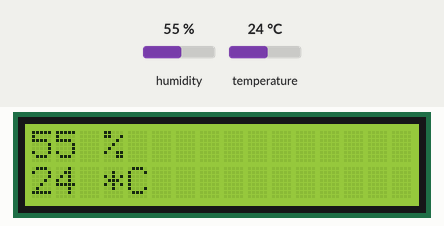
This sketch was run on a simulated Arduino Uno, built with avr-gcc and run on an emulated ATmega328P. On the bench: 16×2 character LCD. Inputs (shaded band) come from the test bench; at power-on: humidity 55 %, temperature 24 °C. What the sketch prints to the serial monitor is not drawn.

Above: at 1.2 s.
1.3 s: humidity set to 22 %
At 3.0 s:
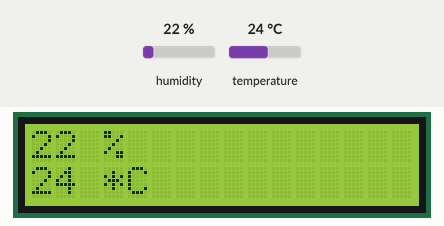
4.0 s: temperature set to 12 °C
At 4.9 s:
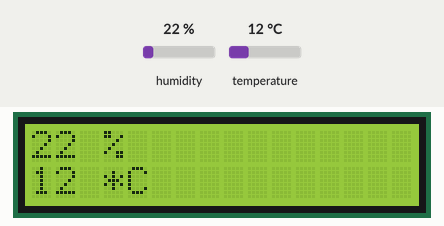
6.7 s: humidity set to 40 %
At 8.9 s:
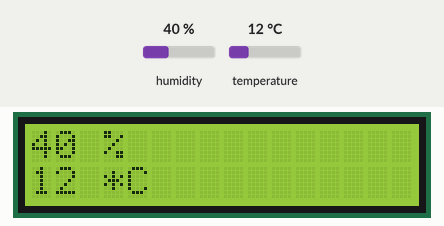
9.7 s: temperature set to 19 °C
At 10.8 s:
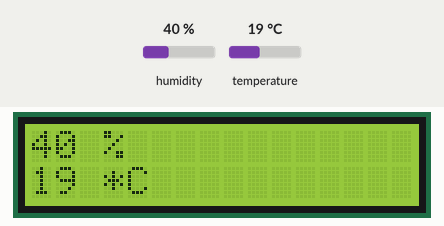
Timing chart, 0 to 12.7 s (numbered marks = the images above; inputs shaded):
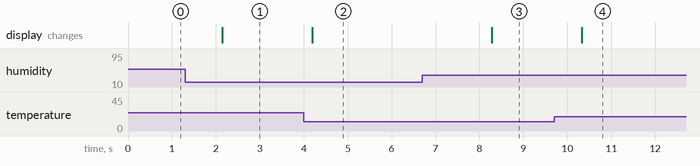

The sketch:

Temputure.ino
```cpp
// Example testing sketch for various DHT humidity/temperature sensors
// Written by ladyada, public domain
#include <Wire.h>
#include <LiquidCrystal_I2C.h>
#include "DHT.h"

#define DHTPIN  2     // what pin we're connected to

// Uncomment whatever type you're using!
//#define DHTTYPE DHT11   // DHT 11
#define DHTTYPE  DHT11   // DHT 22  (AM2302)
//#define DHTTYPE DHT22   // DHT 22  (AM2302)
//#define DHTTYPE DHT21   // DHT 21 (AM2301)

// Connect pin 1 (on the left) of the sensor to +5V
// Connect pin 2 of the sensor to whatever your DHTPIN is
// Connect pin 4 (on the right) of the sensor to GROUND
// Connect a 10K resistor from pin 2 (data) to pin 1 (power) of the sensor

DHT dht(DHTPIN, DHTTYPE);
LiquidCrystal_I2C lcd(0x27,16,2);  // set the LCD address to 0x27 for a 16 chars and 2 line display

void setup() {
  Serial.begin(9600);
  Serial.println("DHTxx test!");

  lcd.init();                     // инициализация LCD
  lcd.backlight();                // включаем подсветку
  lcd.clear();                    // очистка дисплея

  dht.begin();
}

void loop() {
//  lcd.clear();
  // Reading temperature or humidity takes about 250 milliseconds!
  // Sensor readings may also be up to 2 seconds 'old' (its a very slow sensor)
  int h = dht.readHumidity();
  int t = dht.readTemperature();

  // check if returns are valid, if they are NaN (not a number) then something went wrong!
  if (isnan(t) || isnan(h)) {
    Serial.println("Failed to read from DHT");
  } else {
    Serial.print("Humidity: ");
    Serial.print(h);
    Serial.print(" %\t");
    Serial.print("Temperature: ");
    Serial.print(t);
    Serial.println(" *C");


    lcd.setCursor(0, 0);
//    lcd.print("Humidity: ");
    lcd.print(h);
    lcd.print(" %");
//    lcd.print(" H2: ");
//    lcd.print(h2);
    lcd.setCursor(0, 1);
//    lcd.print("Temperature: ");
    lcd.print(t);
    lcd.print(" *C");
//    lcd.print(" T2: ");
//    lcd.print(t2);
//    lcd.print(" *C");
  }

    delay(1000);

}
```

Measured:
- after the input at 1.3 s, the display: changes after 0.85 s (image 1)
- after the input at 4.0 s, the display: changes after 0.19 s (image 2)
- after the input at 6.7 s, the display: changes after 1.6 s (image 3)
- after the input at 9.7 s, the display: changes after 0.63 s (image 4)
